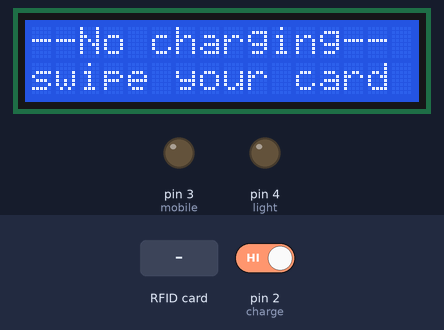
A sketch run on a simulated Arduino Uno, built with avr-gcc and run on an emulated ATmega328P. On the bench: 16×2 character LCD, output pins drawn as LEDs (lit = HIGH). Inputs (shaded band) come from the test bench; at power-on: pin 2 (charge) HIGH. Pins used as bus, display or sensor lines are not drawn; what the sketch prints to the serial monitor is not drawn.

Above: at 1.3 s.
1.4 s: RFID card F0 B2 55 1F held to the reader
At 2.4 s:
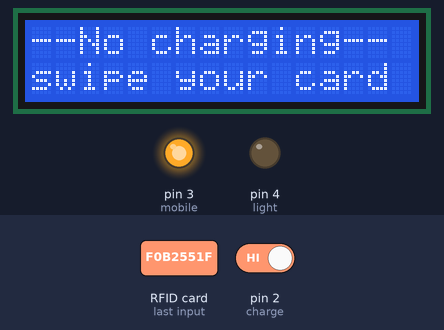
2.9 s: pin 2 (charge) driven LOW
At 3.2 s:
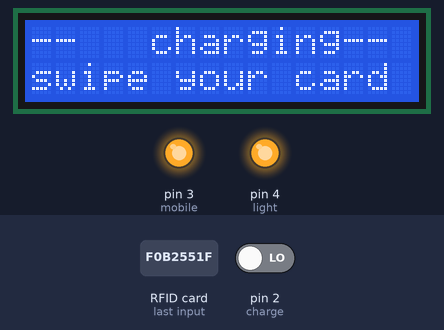
4.4 s: RFID card 5E 7A 19 C4 held to the reader
At 7.3 s:
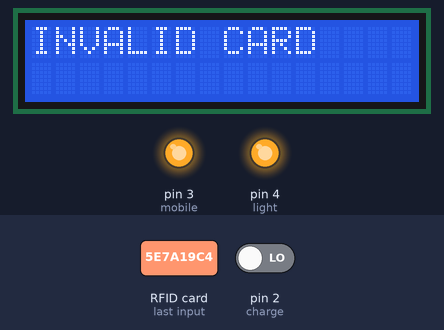
7.4 s: pin 2 (charge) driven HIGH
At 9.1 s:
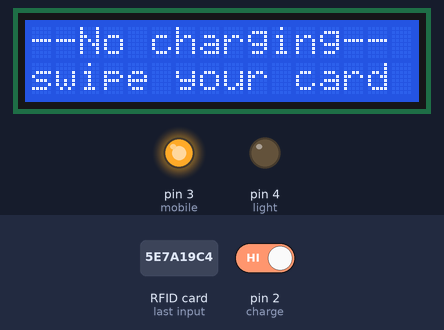
9.8 s: RFID card 21 0E BA 1D held to the reader
At 10.4 s:
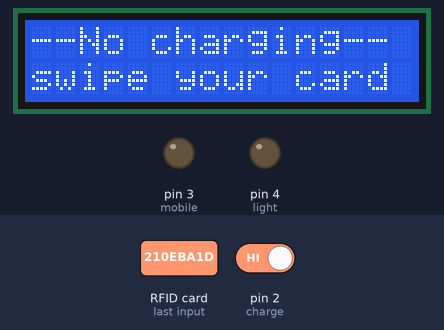
11.3 s: pin 2 (charge) driven LOW
At 12.5 s:
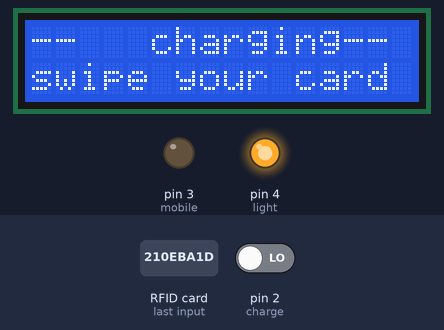
Timing chart, 0 to 13.8 s (numbered marks = the images above; inputs shaded):
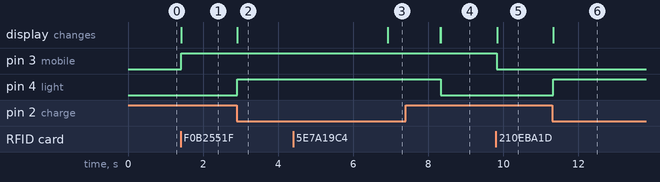

Measured:
- after the input at 1.4 s, pin 3 (mobile): LOW → HIGH at once; the display: first changes at once (image 1 shows a later state)
- after the input at 2.9 s, pin 4 (light): LOW → HIGH at once; the display: changes at once (image 2)
- after the input at 4.4 s, the display: changes after 2.5 s (image 3)
- after the input at 7.4 s, pin 4 (light): HIGH → LOW after 0.93 s; the display: first differs from a run without the input after 0.93 s (image 4)
- after the input at 9.8 s, pin 3 (mobile): HIGH → LOW at once; the display: first changes at once (image 5 shows a later state)
- after the input at 11.3 s, pin 4 (light): LOW → HIGH at once; the display: changes at once (image 6)

The sketch:

foot_step_generation_rc522_rfid_pune.ino
```cpp
#include <SPI.h>
#include <MFRC522.h>
int count = 0;
#include <LiquidCrystal.h>
LiquidCrystal lcd(A0,A1,A2,A3,A4,A5);
int rohit=0,sonu=0;
#define SS_PIN 10
#define RST_PIN 9
#define light  4 //lcd
#define charge  2 //RELAY
#define mobile  3 //boostcircuit
int lec=0;
int fac=0;
int st1=0,st2=0;
MFRC522 mfrc522(SS_PIN, RST_PIN);   // Create MFRC522 instance.


void setup()
{
 lcd.begin(16,2);
 pinMode(charge,INPUT);
 pinMode(mobile,OUTPUT);
 pinMode(light,OUTPUT);
 digitalWrite(mobile,LOW);
 lcd.print("RFID ");
 Serial.begin(9600);   // Initiate a serial communication
 SPI.begin();      // Initiate  SPI bus
 mfrc522.PCD_Init();   // Initiate MFRC522
 Serial.println("Put your card to the reader...");
 Serial.println();
}
void loop()
{
 lcd.setCursor(0, 1);
 lcd.print("swipe your card"); //RFID insertion
 fac=digitalRead(charge);
 if(fac==LOW)
 {
  lcd.setCursor(0, 0);
  digitalWrite(light,HIGH);
  lcd.print("--   charging--");
  delay(2000);
  //digitalWrite(light,LOW);
  delay(2000);

 }
 else
 {
  lcd.setCursor(0, 0);
  lcd.print("--No charging--");
  digitalWrite(light,LOW);
 }
 rfid();

}
void rfid()
{

 if( ! mfrc522.PICC_IsNewCardPresent())
 {
  return;
 }
 // Select one of the cards
 if ( ! mfrc522.PICC_ReadCardSerial())
 {
  return;
 }
 //Show UID on serial monitor
 Serial.print("UID tag :");
 String content= "";
 byte letter;
 for (byte i = 0; i < mfrc522.uid.size; i++)
 {
  Serial.print(mfrc522.uid.uidByte[i] < 0x10 ? " 0" : " ");
  Serial.print(mfrc522.uid.uidByte[i], HEX);
  content.concat(String(mfrc522.uid.uidByte[i] < 0x10 ? " 0" : " "));
  content.concat(String(mfrc522.uid.uidByte[i], HEX));
 }

 Serial.println();
 content.toUpperCase();
 if (content.substring(1) == "21 0E BA 1D")  //RFID tag for switchin on the circuit
 {
  lcd.clear();
  lcd.setCursor(0, 1);
  lcd.print("--Charging ON---");
  Serial.print("--Charging ON--");
  digitalWrite(mobile,LOW);
 }

 else if(content.substring(1) == "F0 B2 55 1F")  //RFID tag for switching off the circuit
 {
  lcd.clear();
  lcd.setCursor(0, 0);
  lcd.print("--   Admin  ---");
  lcd.setCursor(0, 1);
  lcd.print("--Charging OFF---");
  Serial.print("--Charging ON--");
  digitalWrite(mobile,HIGH);
 }
 else
 {
  lcd.clear();
  lcd.setCursor(0, 0);
  lcd.print("INVALID CARD");
  delay(400);
  delay(1000);
 }
 lcd.clear();
}
```
